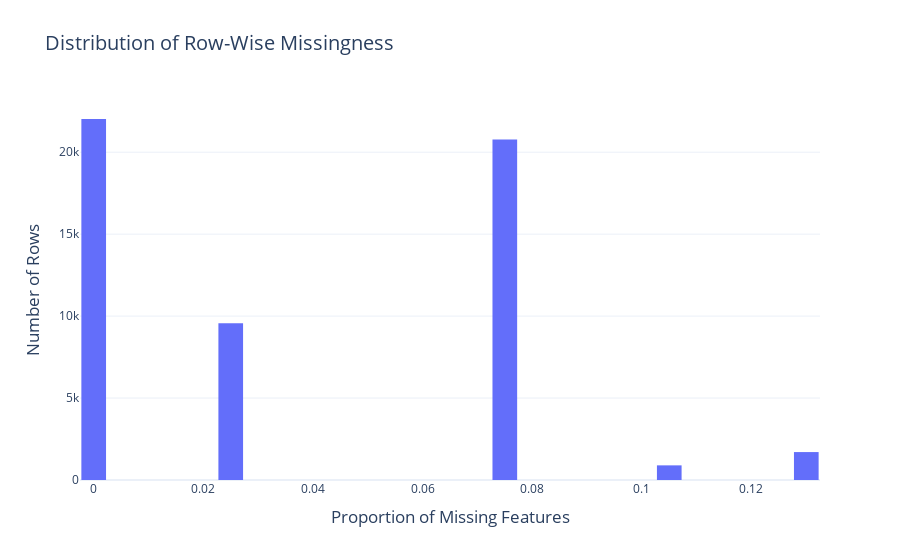

Notebook code for this chart:
### Code cell
# Calculate row-wise missingness
df['missingness'] = df.isnull().sum(axis=1) / df.shape[1]

# Plot the distribution of missingness using Plotly Express
fig = px.histogram(
    df,
    x='missingness',
    nbins=30,
    title='Distribution of Row-Wise Missingness',
    labels={'missingness': 'Proportion of Missing Features'},
    template='plotly_white'
)

fig.update_layout(
    xaxis_title='Proportion of Missing Features',
    yaxis_title='Number of Rows',
    title_font_size=20,
    xaxis_title_font_size=17,
    yaxis_title_font_size=17,
    bargap=0.1
)

# Show the plot
fig.show()

### Figure 1 — Plotly figure (JSON) as saved in the notebook; plotly's stock layout.template omitted (floating-point values rounded to 4 significant figures; data arrays with more than 128 entries replaced by an {"elided": "..."} marker saying what was removed)
{"data": [{"alignmentgroup": "True", "bingroup": "x", "hovertemplate": "Proportion of Missing Features=%{x}<br>count=%{y}<extra></extra>", "legendgroup": "", "marker": {"color": "#636efa", "pattern": {"shape": ""}}, "name": "", "nbinsx": 30, "offsetgroup": "", "orientation": "v", "showlegend": false, "type": "histogram", "x": {"elided": "54965 float values"}, "xaxis": "x", "yaxis": "y"}], "layout": {"bargap": 0.1, "barmode": "relative", "legend": {"tracegroupgap": 0}, "title": {"font": {"size": 20}, "text": "Distribution of Row-Wise Missingness"}, "xaxis": {"anchor": "y", "domain": [0, 1], "title": {"font": {"size": 17}, "text": "Proportion of Missing Features"}}, "yaxis": {"anchor": "x", "domain": [0, 1], "title": {"font": {"size": 17}, "text": "Number of Rows"}}}}
